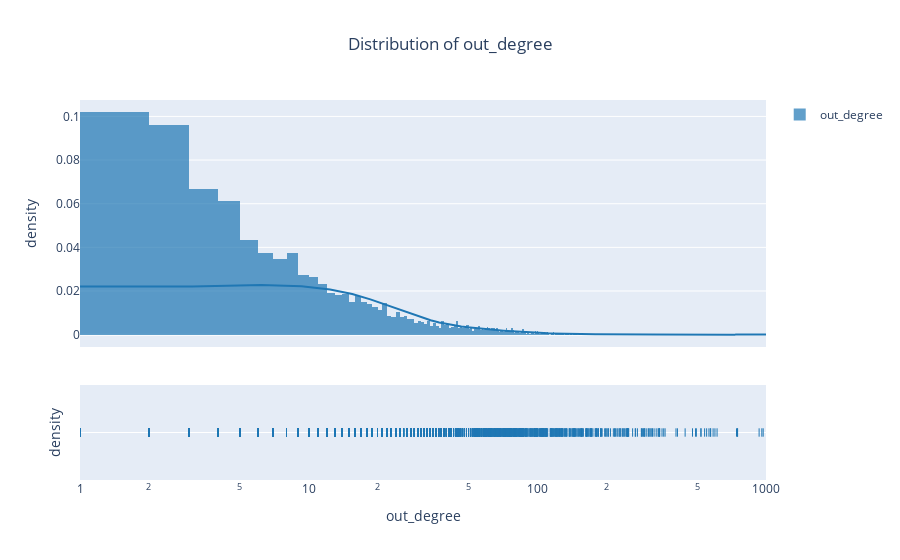

This figure's notebook cell:
### Markdown cell above
It is often the case in real-world networks, that the degree distribution is skewed. As this fact is of high interest for us, we decide to visualise it.

### Code cell
# plot histogram of out_degree in df_nodes
fig = ff.create_distplot([df_nodes[OUT_DEGREE]], ['out_degree'], bin_size=1)
fig.update_layout(title_text='Distribution of out_degree', title_x=0.5)
fig.update_xaxes(type="log", range=[0, 3], title_text='out_degree'),
fig.update_yaxes(title_text='density')
fig.show()

### Figure 1 — Plotly figure (JSON) as saved in the notebook; plotly's stock layout.template omitted (floating-point values rounded to 4 significant figures; data arrays with more than 128 entries replaced by an {"elided": "..."} marker saying what was removed)
{"data": [{"autobinx": false, "histnorm": "probability density", "legendgroup": "out_degree", "marker": {"color": "rgb(31, 119, 180)"}, "name": "out_degree", "opacity": 0.7, "type": "histogram", "x": {"elided": "4604 int values"}, "xaxis": "x", "xbins": {"end": 1551, "size": 1, "start": 0}, "yaxis": "y"}, {"legendgroup": "out_degree", "marker": {"color": "rgb(31, 119, 180)"}, "mode": "lines", "name": "out_degree", "showlegend": false, "type": "scatter", "x": {"elided": "500 float values"}, "xaxis": "x", "y": {"elided": "500 float values"}, "yaxis": "y"}, {"legendgroup": "out_degree", "marker": {"color": "rgb(31, 119, 180)", "symbol": "line-ns-open"}, "mode": "markers", "name": "out_degree", "showlegend": false, "type": "scatter", "x": {"elided": "4604 int values"}, "xaxis": "x", "y": {"elided": "4604 str values"}, "yaxis": "y2"}], "layout": {"barmode": "overlay", "hovermode": "closest", "legend": {"traceorder": "reversed"}, "title": {"text": "Distribution of out_degree", "x": 0.5}, "xaxis": {"anchor": "y2", "domain": [0, 1], "range": [0, 3], "title": {"text": "out_degree"}, "type": "log", "zeroline": false}, "yaxis": {"anchor": "free", "domain": [0.35, 1], "position": 0, "title": {"text": "density"}}, "yaxis2": {"anchor": "x", "domain": [0, 0.25], "dtick": 1, "showticklabels": false, "title": {"text": "density"}}}}
